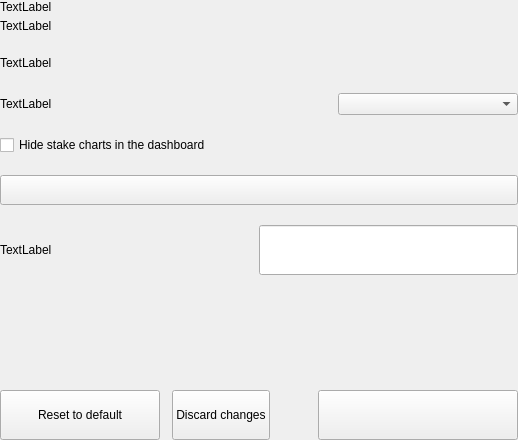
<?xml version="1.0" encoding="UTF-8"?>
<ui version="4.0">
 <class>SettingsDisplayOptionsWidget</class>
 <widget class="QWidget" name="SettingsDisplayOptionsWidget">
  <property name="geometry">
   <rect>
    <x>0</x>
    <y>0</y>
    <width>518</width>
    <height>440</height>
   </rect>
  </property>
  <property name="windowTitle">
   <string>Form</string>
  </property>
  <layout class="QVBoxLayout" name="verticalLayout">
   <property name="spacing">
    <number>0</number>
   </property>
   <property name="leftMargin">
    <number>0</number>
   </property>
   <property name="topMargin">
    <number>0</number>
   </property>
   <property name="rightMargin">
    <number>0</number>
   </property>
   <property name="bottomMargin">
    <number>0</number>
   </property>
   <item>
    <widget class="QWidget" name="left" native="true">
     <layout class="QVBoxLayout" name="verticalLayout_3">
      <property name="leftMargin">
       <number>0</number>
      </property>
      <property name="topMargin">
       <number>0</number>
      </property>
      <property name="rightMargin">
       <number>0</number>
      </property>
      <property name="bottomMargin">
       <number>0</number>
      </property>
      <item>
       <layout class="QVBoxLayout" name="verticalLayout_2">
        <property name="spacing">
         <number>20</number>
        </property>
        <item>
         <layout class="QHBoxLayout" name="horizontalLayout_3">
          <property name="spacing">
           <number>0</number>
          </property>
          <item>
           <layout class="QVBoxLayout" name="verticalLayoutTitle">
            <property name="spacing">
             <number>5</number>
            </property>
            <item>
             <widget class="QLabel" name="labelTitle">
              <property name="text">
               <string>TextLabel</string>
              </property>
             </widget>
            </item>
            <item>
             <widget class="QLabel" name="labelSubtitle1">
              <property name="text">
               <string>TextLabel</string>
              </property>
              <property name="wordWrap">
               <bool>true</bool>
              </property>
             </widget>
            </item>
           </layout>
          </item>
         </layout>
        </item>

        <item>
         <layout class="QHBoxLayout" name="horizontalPercentagezPiv">
          <item>
           <widget class="QLabel" name="labelTitleUnit">
            <property name="text">
             <string>TextLabel</string>
            </property>
           </widget>
          </item>
          <item>
           <spacer name="horizontalSpacerPercentagezPiv">
            <property name="orientation">
             <enum>Qt::Horizontal</enum>
            </property>
            <property name="sizeHint" stdset="0">
             <size>
              <width>40</width>
              <height>20</height>
             </size>
            </property>
           </spacer>
          </item>
          <item>
           <widget class="QValueComboBox" name="comboBoxUnit" native="true">
            <property name="minimumSize">
             <size>
              <width>180</width>
              <height>0</height>
             </size>
            </property>
            <property name="maximumSize">
             <size>
              <width>180</width>
              <height>16777215</height>
             </size>
            </property>
           </widget>
          </item>
         </layout>
        </item>
        <item>
         <layout class="QHBoxLayout" name="horizontalDenomzPiv">
          <item>
           <widget class="QLabel" name="labelTitleDigits">
            <property name="text">
             <string>TextLabel</string>
            </property>
           </widget>
          </item>
          <item>
           <spacer name="horizontalDenomzPiv_1">
            <property name="orientation">
             <enum>Qt::Horizontal</enum>
            </property>
            <property name="sizeHint" stdset="0">
             <size>
              <width>40</width>
              <height>20</height>
             </size>
            </property>
           </spacer>
          </item>
          <item>
           <widget class="QComboBox" name="comboBoxDigits">
            <property name="minimumSize">
             <size>
              <width>180</width>
              <height>0</height>
             </size>
            </property>
            <property name="maximumSize">
             <size>
              <width>180</width>
              <height>16777215</height>
             </size>
            </property>
           </widget>
          </item>
         </layout>
        </item>
        <item>
         <layout class="QHBoxLayout" name="horizontalHideCharts">
          <item>
           <widget class="QCheckBox" name="checkBoxHideCharts">
            <property name="text">
             <string>Hide stake charts in the dashboard</string>
            </property>
           </widget>
          </item>
         </layout>
        </item>
        <item>
         <widget class="QPushButton" name="pushButtonSwitchBalance">
          <property name="minimumSize">
           <size>
            <width>0</width>
            <height>30</height>
           </size>
          </property>
          <property name="focusPolicy">
           <enum>Qt::NoFocus</enum>
          </property>
          <property name="text">
           <string/>
          </property>
          <property name="checkable">
           <bool>true</bool>
          </property>
         </widget>
        </item>
        <item>
         <layout class="QHBoxLayout" name="horizontalLayout" stretch="1,1">
          <property name="spacing">
           <number>0</number>
          </property>
          <item>
           <widget class="QLabel" name="labelTitleUrl">
            <property name="text">
             <string>TextLabel</string>
            </property>
           </widget>
          </item>
          <item>
           <widget class="QLineEdit" name="lineEditUrl">
            <property name="minimumSize">
             <size>
              <width>0</width>
              <height>50</height>
             </size>
            </property>
            <property name="maximumSize">
             <size>
              <width>16777215</width>
              <height>50</height>
             </size>
            </property>
           </widget>
          </item>
         </layout>
        </item>
        <item>
         <spacer name="verticalSpacer">
          <property name="orientation">
           <enum>Qt::Vertical</enum>
          </property>
          <property name="sizeHint" stdset="0">
           <size>
            <width>20</width>
            <height>40</height>
           </size>
          </property>
         </spacer>
        </item>
        <item>
         <layout class="QHBoxLayout" name="horizontalReset">
          <property name="spacing">
           <number>12</number>
          </property>
          <item>
           <widget class="QPushButton" name="pushButtonReset">
            <property name="minimumSize">
             <size>
              <width>160</width>
              <height>50</height>
             </size>
            </property>
            <property name="maximumSize">
             <size>
              <width>50</width>
              <height>16777215</height>
             </size>
            </property>
            <property name="focusPolicy">
             <enum>Qt::NoFocus</enum>
            </property>
            <property name="text">
             <string>Reset to default</string>
            </property>
           </widget>
          </item>
          <item>
           <widget class="QPushButton" name="pushButtonClean">
            <property name="minimumSize">
             <size>
              <width>0</width>
              <height>50</height>
             </size>
            </property>
            <property name="focusPolicy">
             <enum>Qt::NoFocus</enum>
            </property>
            <property name="text">
             <string>Discard changes</string>
            </property>
           </widget>
          </item>
          <item>
           <spacer name="horizontalSpacer_5">
            <property name="orientation">
             <enum>Qt::Horizontal</enum>
            </property>
            <property name="sizeType">
             <enum>QSizePolicy::Expanding</enum>
            </property>
            <property name="sizeHint" stdset="0">
             <size>
              <width>40</width>
              <height>20</height>
             </size>
            </property>
           </spacer>
          </item>
          <item>
           <widget class="QPushButton" name="pushButtonSave">
            <property name="minimumSize">
             <size>
              <width>200</width>
              <height>50</height>
             </size>
            </property>
            <property name="maximumSize">
             <size>
              <width>200</width>
              <height>50</height>
             </size>
            </property>
            <property name="focusPolicy">
             <enum>Qt::NoFocus</enum>
            </property>
            <property name="text">
             <string/>
            </property>
           </widget>
          </item>
         </layout>
        </item>
       </layout>
      </item>
     </layout>
    </widget>
   </item>
  </layout>
 </widget>
 <customwidgets>
  <customwidget>
   <class>QValueComboBox</class>
   <extends>QWidget</extends>
   <header>qvaluecombobox.h</header>
  </customwidget>
 </customwidgets>
 <resources/>
 <connections/>
</ui>
